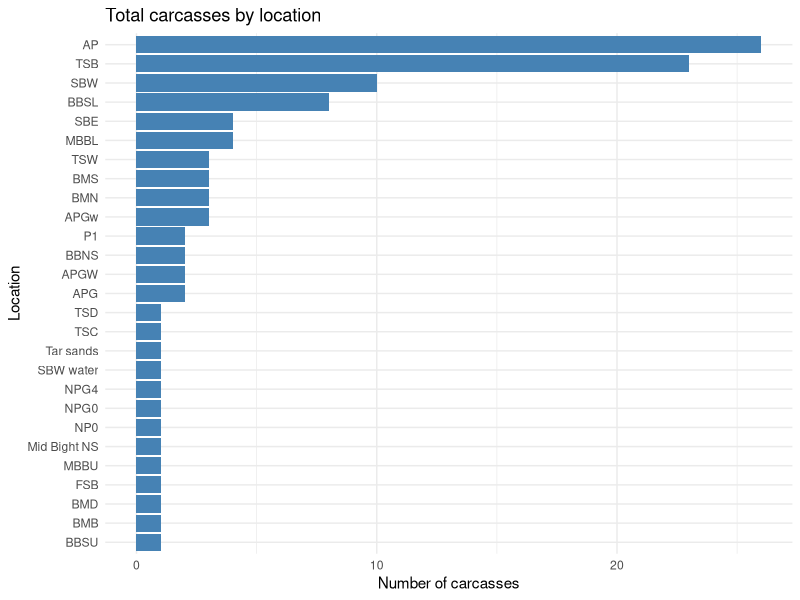
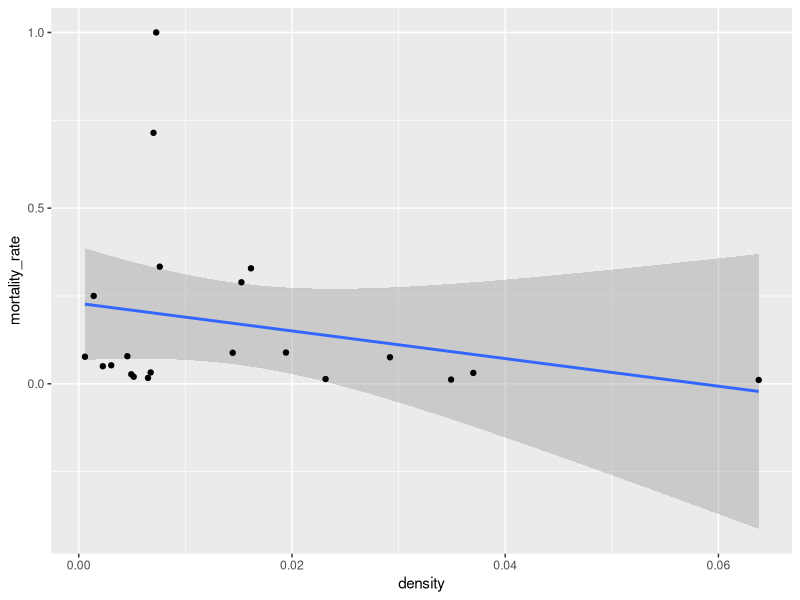
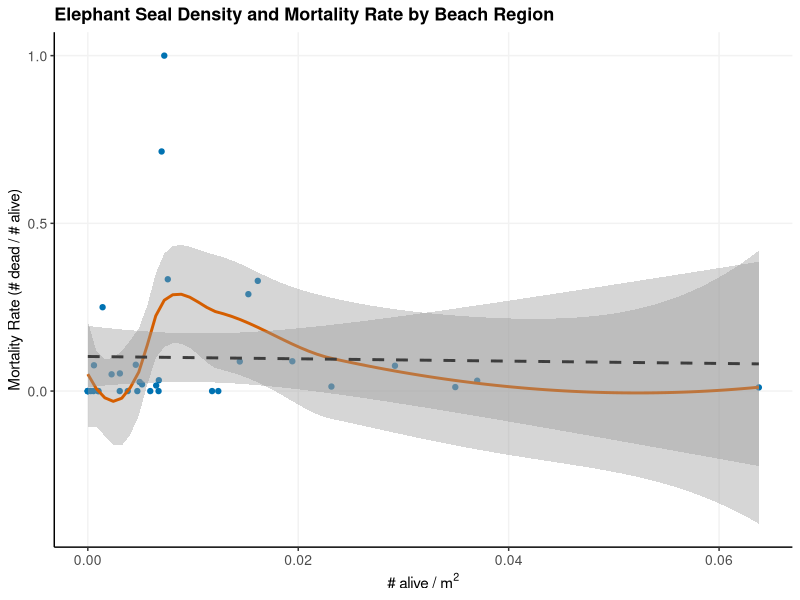

These figures' R source, in order:
install.packages("tidyverse")
install.packages("dplyr")
library(tidyverse)
library(dplyr)

#reading in carcass data
carcassdata<- read_csv("ML_all_carcasses_2026_April23.csv",
               quote = '"')

#previewing carcass data
glimpse(carcassdata)
carcassdata |> 
  count(area, sort = TRUE) |> 
  print(n = 27)
carcassdata |> 
  count(area, sort = TRUE) |> 
  ggplot(aes(x = reorder(area, n), y = n)) +
  geom_col(fill = "steelblue") +
  coord_flip() +
  labs(
    title = "Total carcasses by location",
    x = "Location",
    y = "Number of carcasses"
  ) +
  theme_minimal()
X20210221SegementAreaCount <- read_csv("20210221SegementAreaCount.csv")

#adding in density column=individuals/area
DensityDS <- X20210221SegementAreaCount %>%
  mutate(density = NUMPOINTS / area_sqm)

#renaming and modifing existing columns
DensityDS <- DensityDS %>% rename(number_individuals = NUMPOINTS, beach_location = Beach)
DensityDS <- DensityDS %>% select(-fid)
DensityDS <- DensityDS %>% rename(number_individuals_alive = number_individuals)

#getting number of dead individuals, merging APGW and APGw into one location
carcasscount <- carcassdata %>%
  mutate(area = case_when(
    area == "APGW" ~ "APGw",
    TRUE ~ area
  )) %>%
  group_by(area) %>%
  summarise(number_individuals_dead = n())

#joining tables, keeping all locations even if no density match
combined <- DensityDS %>%
  full_join(carcasscount, by = c("beach_location" = "area"))

#replace Na in number_individuals_dead with 0
combined$number_individuals_dead[is.na(combined$number_individuals_dead)] <- 0

#adding mortality rate column
combined <- combined %>%
  mutate(mortality_rate = number_individuals_dead / number_individuals_alive)

#replacing NaN and inf with 0
combined <- combined %>%
  mutate(across(everything(), ~ifelse(is.nan(.), 0, .)))%>%
  mutate(across(everything(),~ifelse(is.infinite(.), 0, .)))

#deleting repeating rows (17,18,19,20)
combined <- combined %>% slice(-c(17, 18, 19,20)) 

#combining SBW water with SBW and Tar sands with TSB and Mid Bight NS to MBBL
combined$number_individuals_dead[combined$beach_location == "SBW"] <- combined$number_individuals_dead[combined$beach_location == "SBW"] + combined$number_individuals_dead[combined$beach_location == "SBW water"]

combined$number_individuals_dead[combined$beach_location == "TSB"] <- combined$number_individuals_dead[combined$beach_location == "TSB"] + combined$number_individuals_dead[combined$beach_location == "Tar sands"]

combined$number_individuals_dead[combined$beach_location == "MBBL"] <- combined$number_individuals_dead[combined$beach_location == "MBBL"] + combined$number_individuals_dead[combined$beach_location == "Mid Bight NS"]

#remove SBW water and Tar sands
combined <- combined[-c(39,40,37), ]

#initial graph emiting NA
combinedplot <- combined %>%
  filter(!is.na(density) & !is.na(mortality_rate)) %>%
  filter(density > 0 & mortality_rate > 0) %>%
  ggplot(aes(x = density, y = mortality_rate, label = beach_location)) +
  geom_smooth(method = "lm") +
  geom_point() 
combinedplot

#summary stats for combined Density vs MR (not stat sig)
model <- lm(density ~ mortality_rate, data = combined)
summary(model)

##testing for non-linear relationship 
#Kendall's Tau correlation test
cor.test(combined$density, combined$mortality_rate, method = "kendall")

#plotting with LOESS and linear
KTplot <- combined %>%
  filter(!is.na(density) & !is.na(mortality_rate)) %>%
  ggplot(aes(x = density, y = mortality_rate)) +   # close aes() AND ggplot() here
  geom_point(color = "#0072B2") +                                      # blue
  geom_smooth(method = "loess", color = "#D55E00") +                   # orange
  geom_smooth(method = "lm", color = "#3D3D3D", linetype = "dashed") + # vermillion
  labs(
    title = "Elephant Seal Density and Mortality Rate by Beach Region",
    y = "Mortality Rate (# dead / # alive)",
    x = expression("# alive / m"^2)
    )+
  theme_classic() +
  theme(
    plot.title = element_text(size = 13, face = "bold"),
    plot.caption = element_text(size = 8, color = "grey40"),
    axis.title = element_text(size = 11),
    axis.text = element_text(size = 10),
    panel.grid.major = element_line(color = "grey95")
  )
KTplot
